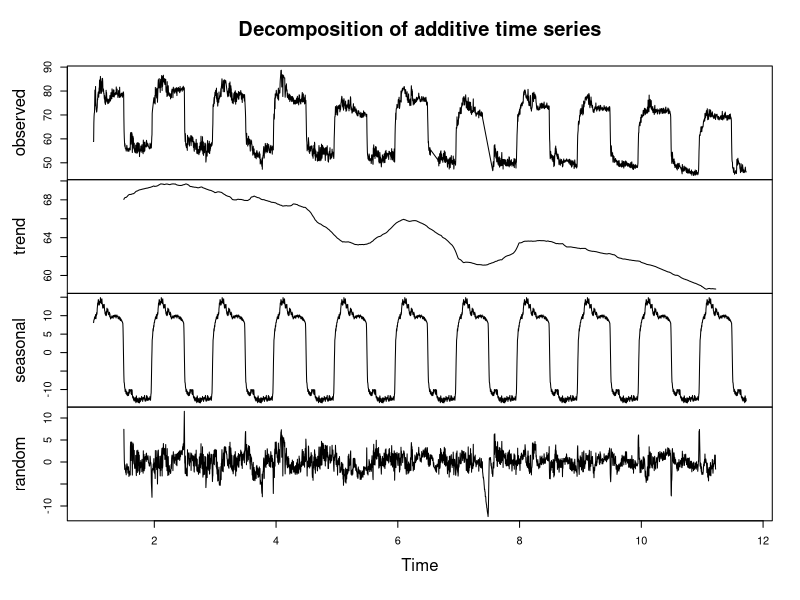

Write the R code that produced this figure.
# set working directory
setwd("C:\\Users\\jayde\\OneDrive - Imperial College London\\Year 4\\SIoT\\Data Analysis")

# load required libraries
library(lubridate)

# read the new csv with linearly interpolated values
mydata <- read.csv("final_data_readings_updated.csv", header = TRUE)

# convert 'created_at' to datetime format
mydata$created_at <- dmy_hm(mydata$created_at)

# define the frequency of the time series (every 5 minutes = 288 observations per day)
frequency <- 288


###################### plotting seasonal decomposition #########################
# please note you have to comment out the rest of graphs in order to plot one
# e.g: this code would only plot dht22 humidity decomposition

# dht22 humidity
humidity_ts <- ts(mydata$humidity, frequency = frequency)
humidity_decomposed <- decompose(humidity_ts, type = "additive")
plot(humidity_decomposed)


# # temperature
# temperature_ts <- ts(mydata$temperature, frequency = frequency)
# temperature_decomposed <- decompose(temperature_ts, type = "additive")
# plot(temperature_decomposed)

# # api temperature
# apitemp_ts <- ts(mydata$api_temperature, frequency = frequency)
# apitemp_decomposed <- decompose(apitemp_ts, type = "additive")
# plot(apitemp_decomposed)

# # api humidity
# apihumidity_ts <- ts(mydata$api_humidity, frequency = frequency)
# apihumidity_decomposed <- decompose(apihumidity_ts, type = "additive")
# plot(apihumidity_decomposed)

# # api clouds
# apiclouds_ts <- ts(mydata$api_clouds, frequency = frequency)
# apiclouds_decomposed <- decompose(apiclouds_ts, type = "additive")
# plot(apiclouds_decomposed)

# # api wind speed
# apiwindspeed_ts <- ts(mydata$api_windspeed, frequency = frequency)
# apiwindspeed_decomposed <- decompose(apiwindspeed_ts, type = "additive")
# plot(apiwindspeed_decomposed)

